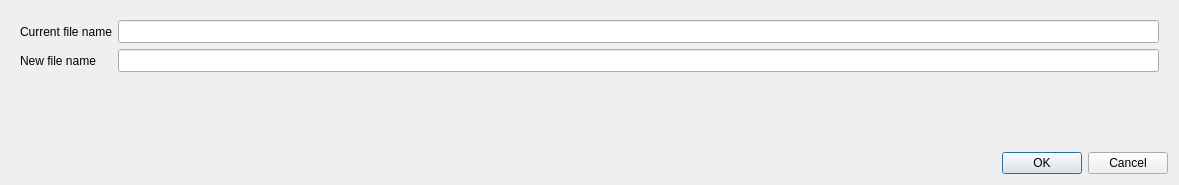
<?xml version="1.0" encoding="UTF-8"?>
<ui version="4.0">
 <class>Dialog</class>
 <widget class="QDialog" name="Dialog">
  <property name="geometry">
   <rect>
    <x>0</x>
    <y>0</y>
    <width>1179</width>
    <height>185</height>
   </rect>
  </property>
  <property name="windowTitle">
   <string>Rename file</string>
  </property>
  <layout class="QVBoxLayout" name="verticalLayout">
   <item>
    <widget class="QWidget" name="widget" native="true">
     <property name="minimumSize">
      <size>
       <width>0</width>
       <height>0</height>
      </size>
     </property>
     <layout class="QFormLayout" name="formLayout">
      <property name="labelAlignment">
       <set>Qt::AlignLeading|Qt::AlignLeft|Qt::AlignVCenter</set>
      </property>
      <item row="0" column="0">
       <widget class="QLabel" name="lblCurrentName">
        <property name="styleSheet">
         <string notr="true"/>
        </property>
        <property name="text">
         <string>Current file name</string>
        </property>
       </widget>
      </item>
      <item row="0" column="1">
       <widget class="QLineEdit" name="leCurrentPathFileName">
        <property name="font">
         <font>
          <family>DejaVu Sans Mono, Consolas, Courier New</family>
         </font>
        </property>
        <property name="readOnly">
         <bool>true</bool>
        </property>
       </widget>
      </item>
      <item row="1" column="0">
       <widget class="QLabel" name="lblNewName">
        <property name="layoutDirection">
         <enum>Qt::LeftToRight</enum>
        </property>
        <property name="styleSheet">
         <string notr="true"/>
        </property>
        <property name="text">
         <string>New file name</string>
        </property>
       </widget>
      </item>
      <item row="1" column="1">
       <widget class="QLineEdit" name="leNewFileName">
        <property name="font">
         <font>
          <family>DejaVu Sans Mono, Consolas, Courier New</family>
         </font>
        </property>
       </widget>
      </item>
     </layout>
    </widget>
   </item>
   <item>
    <spacer name="verticalSpacer">
     <property name="orientation">
      <enum>Qt::Vertical</enum>
     </property>
     <property name="sizeHint" stdset="0">
      <size>
       <width>20</width>
       <height>40</height>
      </size>
     </property>
    </spacer>
   </item>
   <item>
    <widget class="QDialogButtonBox" name="buttonBox">
     <property name="orientation">
      <enum>Qt::Horizontal</enum>
     </property>
     <property name="standardButtons">
      <set>QDialogButtonBox::Cancel|QDialogButtonBox::Ok</set>
     </property>
    </widget>
   </item>
  </layout>
 </widget>
 <resources/>
 <connections>
  <connection>
   <sender>buttonBox</sender>
   <signal>accepted()</signal>
   <receiver>Dialog</receiver>
   <slot>accept()</slot>
   <hints>
    <hint type="sourcelabel">
     <x>248</x>
     <y>254</y>
    </hint>
    <hint type="destinationlabel">
     <x>157</x>
     <y>274</y>
    </hint>
   </hints>
  </connection>
  <connection>
   <sender>buttonBox</sender>
   <signal>rejected()</signal>
   <receiver>Dialog</receiver>
   <slot>reject()</slot>
   <hints>
    <hint type="sourcelabel">
     <x>316</x>
     <y>260</y>
    </hint>
    <hint type="destinationlabel">
     <x>286</x>
     <y>274</y>
    </hint>
   </hints>
  </connection>
 </connections>
</ui>
